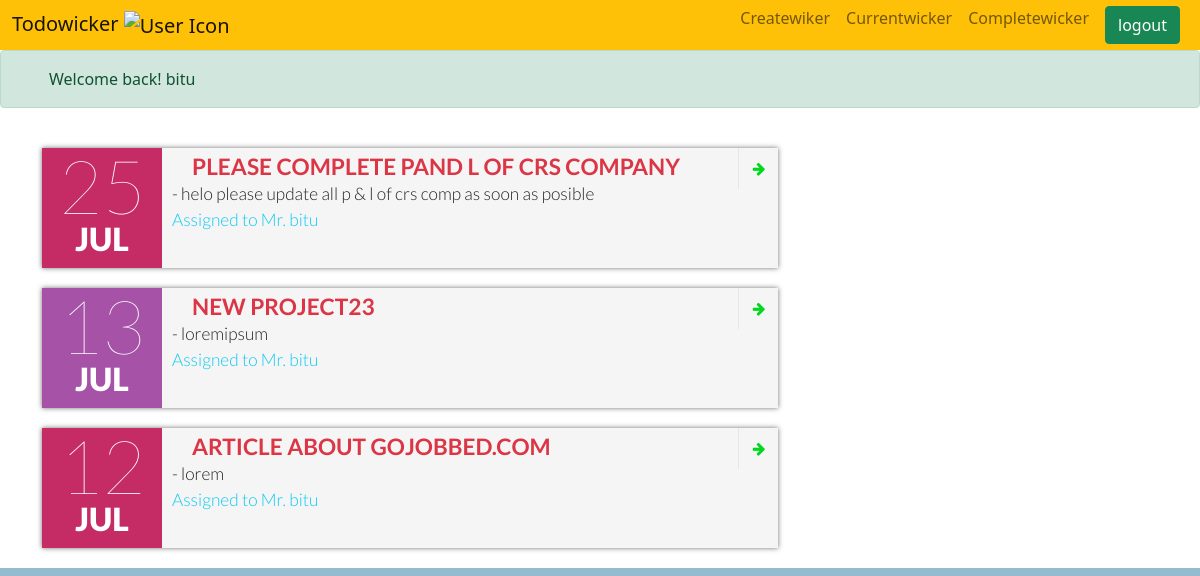
Screenshot of /complete/ (signed in) with the database file from the repository.
### wicker/models.py (models this page shows, shortened)
class Wicker(models.Model) :
    title = models.CharField(max_length=100)
    memo= models.TextField(blank=True)
    created = models.DateTimeField(auto_now_add=True)
    date_completed = models.DateTimeField(null=True,blank=True)
    importance = models.BooleanField(default=False)
    user = models.ForeignKey(User,on_delete=models.CASCADE)

### wicker/views.py (the view)
# urls.py: path('complete/',views.completewicker,name='completewicker'),
@login_required
def completewicker(request):
    wickers=Wicker.objects.filter(user=request.user,date_completed__isnull=False).order_by('-date_completed')
    return render(request, 'wicker/completewicker.html',{'wickers':wickers})

### wicker/templates/wicker/completewicker.html (shortened to what this page needs)
{% extends 'wicker/theme.html'%}
{% block content %}
<br>
<div class="container">
    <div class="row">
        <div class="[ col-xs-12 col-sm-offset-2 col-sm-8 ]">
            <ul class="event-list">
                {% for wicker in wickers %}
                <li>
                    <time datetime="2014-07-20">
                        <span class="day">{{wicker.date_completed|date:'d'}}</span>
                        <span class="month">{{wicker.date_completed|date:'M'}}</span>
                    </time>
                    <div class="info">
                        <h2 class="title"> {% if wicker.importance %}<h2 class=" title text-danger">{% endif %}{{wicker.title}}{% if wicker.importance %}</b>{% endif %}</h2>
                        <p class="desc"> {% if wicker.memo%} - {{wicker.memo}}{% endif %}</p>
                        <p class="desc text-info">Assigned to Mr. {{wicker.user}}</p>
                    </div>
                    <div class="social">
                        <ul>
                            <li class="facebook" style="width:33%;"><a href="{% url 'viewwicker' wicker.id %}"><span class="fa fa-arrow-right"></span></a></li>
                        </ul>
                    </div>
                </li>
                {% endfor %}
            </ul>
        </div>
    </div>
</div>
{% endblock %}

### wicker/templates/wicker/theme.html (shortened to what this page needs)
{%load static%}
<!DOCTYPE html>
<html lang="en">
<head>
 <link rel="stylesheet" href="{% static 'wicker/login.css' %}">
 <link rel="stylesheet" href="{% static 'wicker/list.css' %}">
    <link href="https://cdn.jsdelivr.net/npm/bootstrap@5.0.2/dist/css/bootstrap.min.css" rel="stylesheet">
</head>
<body class="text-center">
    {% if user.is_authenticated%}
    <nav class="navbar navbar-expand-sm navbar-light bg-warning" >
        <div class="container-fluid">
          <a class="navbar-brand" href="#">Todowicker
            <img src="https://www.freepatternsarea.com/wp-content/uploads/template-files/vector/vy003.svg"width="50px" id="icon" alt="User Icon" />
          </a>
          <div class="collapse navbar-collapse" id="navbarNavAltMarkup">
            <div class="navbar-nav">
              <a class="nav-link"href="{% url 'createwicker' %}">Createwiker</a>
              <a class="nav-link"href="{% url 'currentwicker' %}">Currentwicker</a>
              <a class="nav-link"href="{% url 'completewicker' %}">Completewicker</a>
              <a class="nav-link"><form method="POST" action="{% url 'logoutuser' %}">
                <button class="btn btn-success"action="submit" type="submit">logout</button>
               </form></a>
            </div>
          </div>
        </div>
      </nav>
      <div class="alert alert-success d-flex align-items-center" role="alert">
        <svg class="bi flex-shrink-0 me-2" width="24" height="24" role="img" aria-label="Success:"><use xlink:href="#check-circle-fill"/></svg>
        <div>
          Welcome back! {{ user.username}}
        </div>
      </div>
      {% endif %}
      {% block content%} {% endblock %}
</body>
</html>

### wicker/static/wicker/login.css (style rules this page uses)
html { background-color: #95bbce; }
body { font-family: "Poppins", sans-serif; }
a { color: #92badd; display:inline-block; text-decoration: none; font-weight: 400; }
h2 { text-align: center; font-size: 16px; font-weight: 600; text-transform: uppercase; display:inline-block; margin: 40px 8px 10px 8px; color: #cccccc; }

### wicker/static/wicker/list.css (style rules this page uses)
body { background-color: rgb(220, 220, 220); }
.event-list { list-style: none; font-family: 'Lato', sans-serif; margin: 0px; padding: 0px; }
.event-list > li { background-color: rgb(255, 255, 255); box-shadow: 0px 0px 5px rgb(51, 51, 51); box-shadow: 0px 0px 5px rgba(51, 51, 51, 0.7); padding: 0px; margin: 0px 0px 20px; }
.event-list > li > time { display: inline-block; width: 100%; color: rgb(255, 255, 255); background-color: rgb(197, 44, 102); padding: 5px; text-align: center; text-transform: uppercase; }
.event-list > li:nth-child(even) > time { background-color: rgb(165, 82, 167); }
.event-list > li > time > span { display: none; }
.event-list > li > time > .day { display: block; font-size: 56pt; font-weight: 100; line-height: 1; }
.event-list > li time > .month { display: block; font-size: 24pt; font-weight: 900; line-height: 1; }
.event-list > li > .info { padding-top: 5px; text-align: center; }
.event-list > li > .info > .title { font-size: 17pt; font-weight: 700; margin: 0px; }
.event-list > li > .info > .desc { font-size: 13pt; font-weight: 300; margin: 0px; }
.event-list > li > .info > ul, .event-list > li > .social > ul { display: table; list-style: none; margin: 10px 0px 0px; padding: 0px; width: 100%; text-align: center; }
.event-list > li > .social > ul { margin: 0px; }
.event-list > li > .info > ul > li, .event-list > li > .social > ul > li { display: table-cell; cursor: pointer; color: rgb(30, 30, 30); font-size: 11pt; font-weight: 300; padding: 3px 0px; }
.event-list > li > .social > ul > li { padding: 0px; }
.event-list > li > .social > ul > li > a { padding: 3px 0px; }
.facebook a, .twitter a, .google-plus a { display: block; width: 100%; color:rgb(0, 216, 29) !important; }
@media (min-width: 768px) { .event-list > li { position: relative; display: block; width: 100%; height: 120px; padding: 0px; } }
@media (min-width: 768px) { .event-list > li > time, .event-list > li > img { display: inline-block; } }
@media (min-width: 768px) { .event-list > li > time, .event-list > li > img { width: 120px; float: left; } }
@media (min-width: 768px) { .event-list > li > .info { background-color: rgb(245, 245, 245); overflow: hidden; } }
@media (min-width: 768px) { .event-list > li > time, .event-list > li > img { width: 120px; height: 120px; padding: 0px; margin: 0px; } }
@media (min-width: 768px) { .event-list > li > .info { position: relative; height: 120px; text-align: left; padding-right: 40px; } }
@media (min-width: 768px) { .event-list > li > .info > .title, .event-list > li > .info > .desc { padding: 0px 10px; } }
@media (min-width: 768px) { .event-list > li > .social { position: absolute; top: 0px; right: 0px; display: block; width: 40px; } }
@media (min-width: 768px) { .event-list > li > .social > ul { border-left: 1px solid rgb(230, 230, 230); } }
@media (min-width: 768px) { .event-list > li > .social > ul > li { display: block; padding: 0px; } }
@media (min-width: 768px) { .event-list > li > .social > ul > li > a { display: block; width: 40px; padding: 10px 0px 9px; } }

### wicker/templates/wicker/theme.html (style rules this page uses)
.navbar-nav { margin-left: auto; }
.navbar { height:50px; }

### rows the page displays
Wicker: date_completed "25", date_completed "JUL", title "PLEASE COMPLETE PAND L OF CRS COMPANY", memo "helo please update all p & l of crs comp as soon as posible", user "bitu"
Wicker: date_completed "13", date_completed "JUL", title "NEW PROJECT23", memo "loremipsum", user "bitu"
Wicker: date_completed "12", date_completed "JUL", title "ARTICLE ABOUT GOJOBBED.COM", memo "lorem", user "bitu"

### other values shown
{{ user.username }} "bitu"
